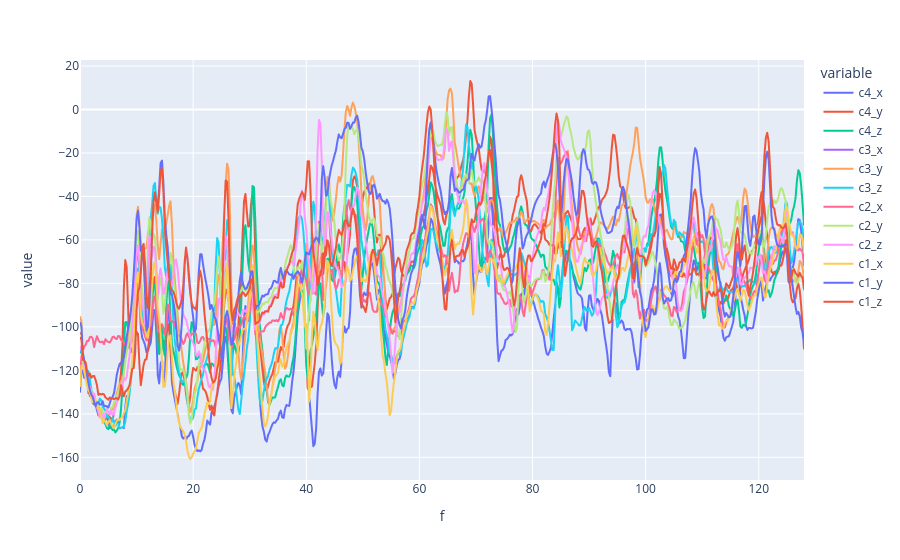

Notebook cell for this chart:
### Code cell
px.line(20*np.log10(spectrums))

### Figure 1 — Plotly figure (JSON) as saved in the notebook; plotly's stock layout.template omitted (floating-point values rounded to 4 significant figures; data arrays with more than 128 entries replaced by an {"elided": "..."} marker saying what was removed)
{"data": [{"hovertemplate": "variable=c4_x<br>f=%{x}<br>value=%{y}<extra></extra>", "legendgroup": "c4_x", "line": {"color": "#636efa", "dash": "solid"}, "marker": {"symbol": "circle"}, "mode": "lines", "name": "c4_x", "showlegend": true, "type": "scattergl", "x": {"elided": "513 float values"}, "xaxis": "x", "y": {"elided": "513 float values"}, "yaxis": "y"}, {"hovertemplate": "variable=c4_y<br>f=%{x}<br>value=%{y}<extra></extra>", "legendgroup": "c4_y", "line": {"color": "#EF553B", "dash": "solid"}, "marker": {"symbol": "circle"}, "mode": "lines", "name": "c4_y", "showlegend": true, "type": "scattergl", "x": {"elided": "513 float values"}, "xaxis": "x", "y": {"elided": "513 float values"}, "yaxis": "y"}, {"hovertemplate": "variable=c4_z<br>f=%{x}<br>value=%{y}<extra></extra>", "legendgroup": "c4_z", "line": {"color": "#00cc96", "dash": "solid"}, "marker": {"symbol": "circle"}, "mode": "lines", "name": "c4_z", "showlegend": true, "type": "scattergl", "x": {"elided": "513 float values"}, "xaxis": "x", "y": {"elided": "513 float values"}, "yaxis": "y"}, {"hovertemplate": "variable=c3_x<br>f=%{x}<br>value=%{y}<extra></extra>", "legendgroup": "c3_x", "line": {"color": "#ab63fa", "dash": "solid"}, "marker": {"symbol": "circle"}, "mode": "lines", "name": "c3_x", "showlegend": true, "type": "scattergl", "x": {"elided": "513 float values"}, "xaxis": "x", "y": {"elided": "513 float values"}, "yaxis": "y"}, {"hovertemplate": "variable=c3_y<br>f=%{x}<br>value=%{y}<extra></extra>", "legendgroup": "c3_y", "line": {"color": "#FFA15A", "dash": "solid"}, "marker": {"symbol": "circle"}, "mode": "lines", "name": "c3_y", "showlegend": true, "type": "scattergl", "x": {"elided": "513 float values"}, "xaxis": "x", "y": {"elided": "513 float values"}, "yaxis": "y"}, {"hovertemplate": "variable=c3_z<br>f=%{x}<br>value=%{y}<extra></extra>", "legendgroup": "c3_z", "line": {"color": "#19d3f3", "dash": "solid"}, "marker": {"symbol": "circle"}, "mode": "lines", "name": "c3_z", "showlegend": true, "type": "scattergl", "x": {"elided": "513 float values"}, "xaxis": "x", "y": {"elided": "513 float values"}, "yaxis": "y"}, {"hovertemplate": "variable=c2_x<br>f=%{x}<br>value=%{y}<extra></extra>", "legendgroup": "c2_x", "line": {"color": "#FF6692", "dash": "solid"}, "marker": {"symbol": "circle"}, "mode": "lines", "name": "c2_x", "showlegend": true, "type": "scattergl", "x": {"elided": "513 float values"}, "xaxis": "x", "y": {"elided": "513 float values"}, "yaxis": "y"}, {"hovertemplate": "variable=c2_y<br>f=%{x}<br>value=%{y}<extra></extra>", "legendgroup": "c2_y", "line": {"color": "#B6E880", "dash": "solid"}, "marker": {"symbol": "circle"}, "mode": "lines", "name": "c2_y", "showlegend": true, "type": "scattergl", "x": {"elided": "513 float values"}, "xaxis": "x", "y": {"elided": "513 float values"}, "yaxis": "y"}, {"hovertemplate": "variable=c2_z<br>f=%{x}<br>value=%{y}<extra></extra>", "legendgroup": "c2_z", "line": {"color": "#FF97FF", "dash": "solid"}, "marker": {"symbol": "circle"}, "mode": "lines", "name": "c2_z", "showlegend": true, "type": "scattergl", "x": {"elided": "513 float values"}, "xaxis": "x", "y": {"elided": "513 float values"}, "yaxis": "y"}, {"hovertemplate": "variable=c1_x<br>f=%{x}<br>value=%{y}<extra></extra>", "legendgroup": "c1_x", "line": {"color": "#FECB52", "dash": "solid"}, "marker": {"symbol": "circle"}, "mode": "lines", "name": "c1_x", "showlegend": true, "type": "scattergl", "x": {"elided": "513 float values"}, "xaxis": "x", "y": {"elided": "513 float values"}, "yaxis": "y"}, {"hovertemplate": "variable=c1_y<br>f=%{x}<br>value=%{y}<extra></extra>", "legendgroup": "c1_y", "line": {"color": "#636efa", "dash": "solid"}, "marker": {"symbol": "circle"}, "mode": "lines", "name": "c1_y", "showlegend": true, "type": "scattergl", "x": {"elided": "513 float values"}, "xaxis": "x", "y": {"elided": "513 float values"}, "yaxis": "y"}, {"hovertemplate": "variable=c1_z<br>f=%{x}<br>value=%{y}<extra></extra>", "legendgroup": "c1_z", "line": {"color": "#EF553B", "dash": "solid"}, "marker": {"symbol": "circle"}, "mode": "lines", "name": "c1_z", "showlegend": true, "type": "scattergl", "x": {"elided": "513 float values"}, "xaxis": "x", "y": {"elided": "513 float values"}, "yaxis": "y"}], "layout": {"legend": {"title": {"text": "variable"}, "tracegroupgap": 0}, "margin": {"t": 60}, "xaxis": {"anchor": "y", "domain": [0, 1], "title": {"text": "f"}}, "yaxis": {"anchor": "x", "domain": [0, 1], "title": {"text": "value"}}}}
